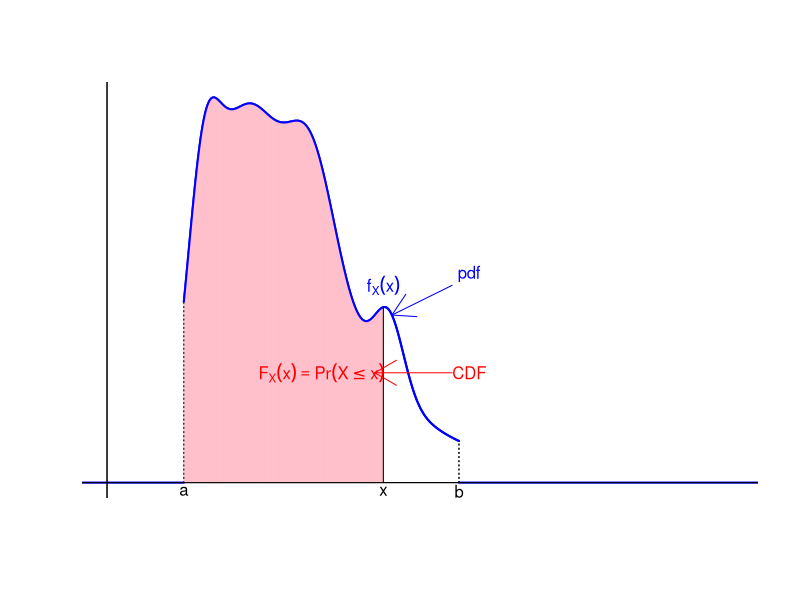
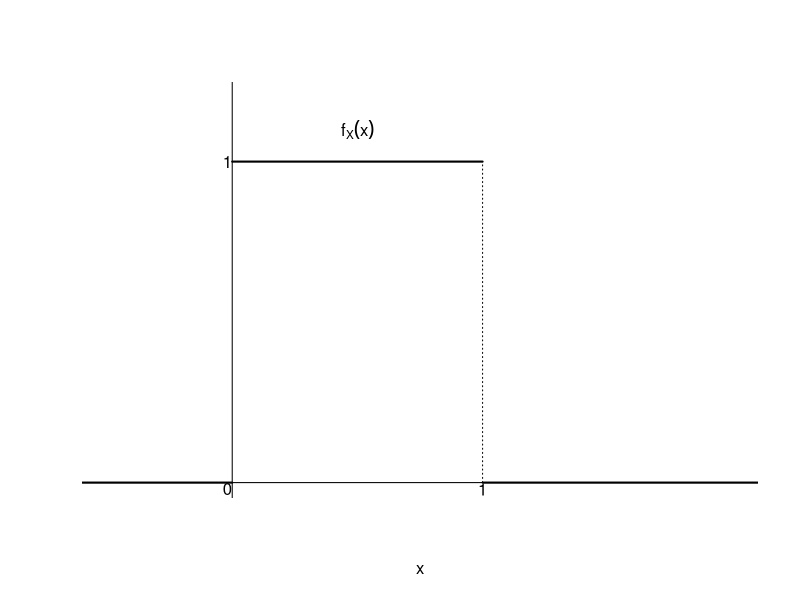

Here is the R script that generated these plots, in order:
# pdf plot for lecture 
set.seed(746)

p<-c(13)
w<-runif(p,0,1)
w<-w/sum(w)
m<-rnorm(p,0,2)
s<-abs(rnorm(p,1,.6))
xl<-range(m+3*s,m-3*s)

h=0.001
x<-seq(xl[1],xl[2],h)
fx<-w[1]*dnorm(x,m[1],s[1])
for(i in 2:p){
  fx<-fx+w[i]*dnorm(x,m[i],s[i])
}

#plot(x,fx,type="l")
                                    
fx0<-fx
fx0[x>5]<-c(0)
fx0[x<(-3)]<-c(0)

fx0dens<-fx0/(sum(fx0)*h)
xlower<-min(x[fx0>0])
xupper<-max(x[fx0>0])

fxlower<-fx[x==xlower]
fxupper<-fx[x==xupper]

plot(x[fx0>0],fx0[fx0>0],xlim=range(x),ylim=range(fx0),type="l",xlab="",ylab="",axes=FALSE,lwd=2,col="blue")
segments(xlower,0, xlower,fxlower,lty=3)
segments(xupper,0, xupper,fxupper,lty=3)
abline(h=0)
abline(v=min(x))

z<-min(x[x>2.8])
segments(z,0,z,fx0[x==z],lty=1)
text(z,-4*h,expression(x))
text(xlower,-4*h,expression(a))
text(xupper,-4*h,expression(b))
text(z,(fx0[x==z]+10*h),expression(f[X](x)),col="blue")

segments(-10,0,xlower,0,lwd=2,col="blue")
segments(xupper,0,20,0,lwd=2,col="blue")

arrows((z+2),(fx0[x==z]+0.01),(z+0.25),(fx0[x==(z+0.25)]),code=2,col="blue")
text((z+2.5),(fx0[x==(z)]+.015),"pdf",col="blue")


# stop here to produce the first graph
# export it before continuing on to produce the second graph
gumx<-x[x>=xlower&x<=z]
gumy<-fx0[x>=xlower&x<=z]

rect(gumx[seq(1,length(gumx),10)],rep(0,length(gumx[seq(1,length(gumx),10)])),gumx[seq(1,length(gumx),10)],gumy[seq(1,length(gumx),10)],border="pink")
par(new=TRUE)
plot(x[fx0>0],fx0[fx0>0],xlim=range(x),ylim=range(fx0),type="l",xlab="",ylab="",axes=FALSE,lwd=2,col="blue")
segments(xlower,0, xlower,fxlower,lty=3)
segments(xupper,0, xupper,fxupper,lty=3)
abline(h=0)
abline(v=min(x))
segments(z,0,z,fx0[x==z],lty=1)
text(1,mean(fx0),expression(F[X](x)==Pr(X<=x)),col="red")


#arrows((z+2),(fx0[x==z]+0.01),(z+0.25),(fx0[x==(z+0.25)]),code=2)
arrows((z+2),(fx0[x==z]-0.03),(z-0.25),(fx0[x==z]-.03),code=2,col="red")
text((z+2.5),(fx0[x==(z)]-0.03),"CDF",col="red")

### Unif(0,1) density

xx<-seq(0,1,.01)
yy<-rep(1,length(xx))
plot(xx,yy,xlim=c(-0.5,2),ylim=c(0,1.2),lwd=2,xlab=expression(x),ylab="",type="l",axes=F)
abline(h=0)
abline(v=0)
segments(1,0,1,1,lty=3)
text(1,-.02,"1")
text(-.02,1,"1")
text(-.02,-0.02,"0")
text(.5,1.1,expression(f[X](x)))

segments(-1,0,0,0,lwd=2)
segments(1,0,10,0,lwd=2)
